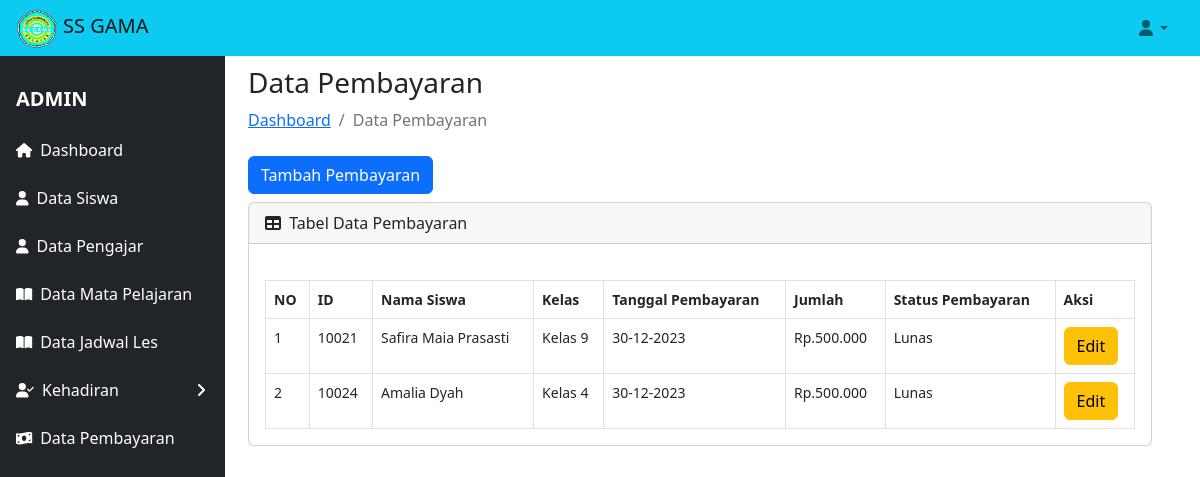
Page /views/tampil_pembayaran.php on the committed database.
### tables this page shows
CREATE TABLE `pembayaran` (
  `id_pembayaran` int NOT NULL,
  `nama_siswa` varchar(30) DEFAULT NULL,
  `kelas` varchar(30) DEFAULT NULL,
  `tgl_pembayaran` date DEFAULT NULL,
  `jumlah` decimal(10,3) DEFAULT NULL,
  `status_pembayaran` varchar(10) DEFAULT NULL
);

### classes/database.php (called while the page is built, shortened)
<?php
class database
{
    var $host = "localhost";
    var $username = "root";
    var $password = "";
    var $db = "les_privat";
    var $koneksi;
    function __construct()
    {
        $this->koneksi = mysqli_connect($this->host, $this->username, $this->password, $this->db);
    }
    function tampil_pembayaran()
    {
        $data = mysqli_query($this->koneksi, "select * from pembayaran");
        while ($d = mysqli_fetch_array($data)) {
            $hasil[] = $d;
        }
        return $hasil;
    }
}

### views/tampil_pembayaran.php (the view, shortened to what this page needs)
<!DOCTYPE html>
<html lang="en">
<head>
    <link rel="stylesheet" href="https://cdn.jsdelivr.net/npm/bootstrap@5.2.3/dist/css/bootstrap.min.css">
</head>
<body>
    <?php
        include 'header.php';
        include 'sidebar.php';
    ?>
    <main class="col-md-9 ms-sm-auto col-lg-10 px-md-4">
        <div class="container-fluid px-4 py-5">
            <h3 class="mt-3 mb-2">Data Pembayaran</h3>
            <ol class="breadcrumb mb-4">
                <li class="breadcrumb-item"><a href="dashboard_admin.php">Dashboard</a></li>
                <li class="breadcrumb-item active">Data Pembayaran</li>
            </ol>
            <a class="btn btn-primary mb-2" href="input_pembayaran.php">Tambah Pembayaran</a>
            <div class="card mb-4">
                <div class="card-header">
                    <i class="fas fa-table me-1"></i>
                    Tabel Data Pembayaran
                </div>
                <div class="card-body">
                    <div class="table-responsive small">
                        <table class="table table-bordered" id="datatablesSimple">
                            <thead>
                                <tr>
                                    <th scope="col">NO</th>
                                    <th scope="col">ID</th>
                                    <th scope="col">Nama Siswa</th>
                                    <th scope="col">Kelas</th>
                                    <th scope="col">Tanggal Pembayaran</th>
                                    <th scope="col">Jumlah</th>
                                    <th scope="col">Status Pembayaran</th>
                                    <th scope="col">Aksi</th>
                                </tr>
                            </thead>
                            <tbody>
                                <?php
                                $no = 1;
                                foreach ($db->tampil_pembayaran() as $x) {
                                ?>
                                    <tr>
                                        <td><?php echo $no++ ?></td>
                                        <td><?php echo $x['id_pembayaran'] ?></td>
                                        <td><?php echo $x['nama_siswa'] ?></td>
                                        <td><?php echo $x['kelas'] ?></td>
                                        <td><?php echo date('d-m-Y', strtotime($x['tgl_pembayaran'])) ?></td>
                                        <td>Rp.<?php echo $x['jumlah'] ?></td>
                                        <td><?php echo $x['status_pembayaran'] ?></td>
                                        <td>
                                            <a class="btn btn-warning" href="edit_pembayaran.php?id_pembayaran=<?php echo $x['id_pembayaran']; ?>&aksi=edit_pembayaran">Edit</a>
                                        </td>
                                    </tr>
                                <?php
                                }
                                ?>
                            </tbody>
                        </table>
                    </div>
                </div>
            </div>
        </div>
    </main>
</body>
</html>

### rows in the picture
pembayaran: id_pembayaran "10021", nama_siswa "Safira Maia Prasasti", kelas "Kelas 9", tgl_pembayaran "30-12-2023", jumlah "500.000", status_pembayaran "Lunas"
pembayaran: id_pembayaran "10024", nama_siswa "Amalia Dyah", kelas "Kelas 4", tgl_pembayaran "30-12-2023", jumlah "500.000", status_pembayaran "Lunas"
